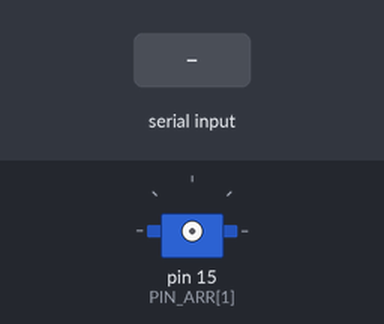
The program below on a simulated Raspberry Pi (header pin numbers). On the bench: servo. The test bench sets the inputs (shaded band). Servo angles are drawn from the pulse width (0.5 ms = 0°, 2.5 ms = 180°); what the program prints to the terminal is not drawn.

Above: at 1.2 s.
1.3 s: "0" typed at the terminal, then Enter
2.8 s: "90" typed at the terminal, then Enter
At 4.0 s:
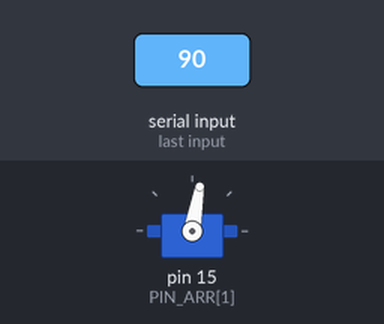
4.3 s: "200" typed at the terminal, then Enter
At 5.1 s:
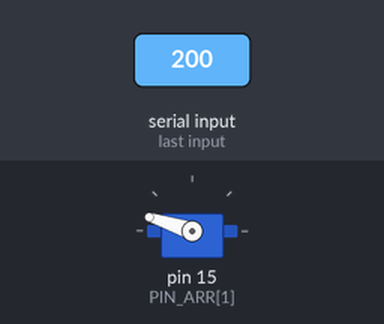
Timing chart, 0 to 7.3 s (numbered marks = the images above; inputs shaded):
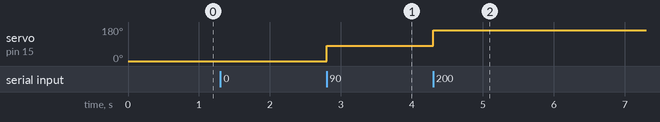

Measured:
- after the input at 2.8 s, servo on pin 15 (PIN_ARR[1]): 0° → 80° at once
- after the input at 4.3 s, servo on pin 15 (PIN_ARR[1]): 80° → 162° at once

The program:

servoTest_input.py
```python
#https://sourceforge.net/p/raspberry-gpio-python/wiki/PWM/https://sourceforge.net/p/raspberry-gpio-python/wiki/PWM/
import RPi.GPIO as GPIO
import time

GPIO.setmode(GPIO.BOARD)

FREQ = 50 #set FREQ
PIN_ARR = [13,15] #testPIN number, 두번째 핀만 사용
PIN_PWM = []

for PIN in PIN_ARR :
    GPIO.setup(PIN,GPIO.OUT) #GPIO PIN number에 맞게 셋업 : GPIO.OUT / GPIO.IN
    PIN = GPIO.PWM(PIN,FREQ) #p=GPIO.PWM(channel, freq)
    PIN.start(0) #p.start(dc) where dc is duty cycle
    PIN_PWM.append(PIN)

print(PIN_PWM)
delay = 0.1

def testLED_PWM() :
    while True :
            for i in range(0, FREQ):
                for PIN in PIN_PWM :
                    PIN.ChangeDutyCycle(i)
                time.sleep(delay)
            for i in range(FREQ,-1,-1):
                for PIN in PIN_PWM :
                    PIN.ChangeDutyCycle(i)
                time.sleep(delay)

def SERVO_PWM_SET(PIN,dutyCycle):
    GPIO.setup(PIN_ARR[1],GPIO.OUT) #GPIO PIN number에 맞게 셋업 : GPIO.OUT / GPIO.IN
    PIN_PWM[1].ChangeDutyCycle(dutyCycle)
    time.sleep(1)
    GPIO.setup(PIN_ARR[1],GPIO.IN)

def degree(input):
    print("입력값 " + input)
    if float(input)==0 :
        val=2.4
    elif float(input)>180 :
        val=11.5
    else :
        val=float((11.5-2.4)/180*float(input))+2.4
    return (val)

def SERVO_PWM_CONTROL() :

    while True :
        # print(degree(input("각도를 입력하세요(0-180) : ")))
        val = degree(input("각도를 입력하세요(0-180) : "))
        SERVO_PWM_SET(PIN,val)
        print(val)
        print("완료\n")
        # time.sleep(1.4)
        # SERVO_PWM_SET(PIN,2.4)

        # print("0도")
        # time.sleep(1.4)


        # SERVO_PWM_SET(PIN,7.1)

        # print("90도")
        # time.sleep(1.4)


        # SERVO_PWM_SET(PIN,12.05)

        # print("180도")
        # time.sleep(1.4)


        # SERVO_PWM_SET(PIN,7.1)

        # print("90도\n")
        # time.sleep(1.4)
def main():
    try:
        SERVO_PWM_CONTROL()

    except KeyboardInterrupt:
        print("\nexit GPIO control\n")
        for PIN in PIN_PWM :
            PIN.stop()
        GPIO.cleanup()

def __CONTROL__(data) :

    val = degree(data)
    SERVO_PWM_SET(PIN,val)
    print(val)
    print("완료\n")


def __CLEAR_GPIO__() :
    for PIN in PIN_PWM :
        PIN.stop()
    GPIO.cleanup()

if __name__ == "__main__":
	main()
```
